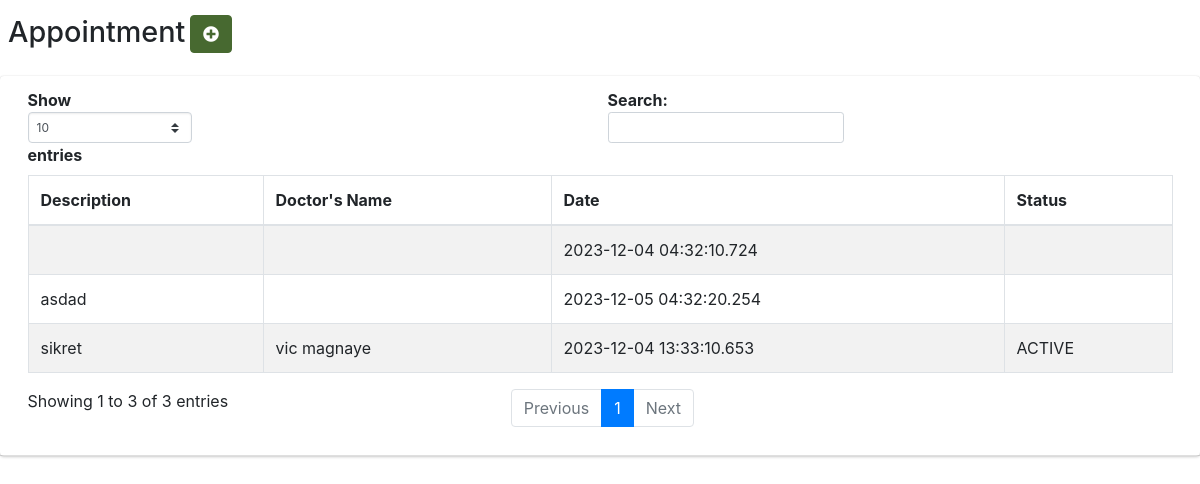
The page /user/appointment.php on the database as committed earlier.
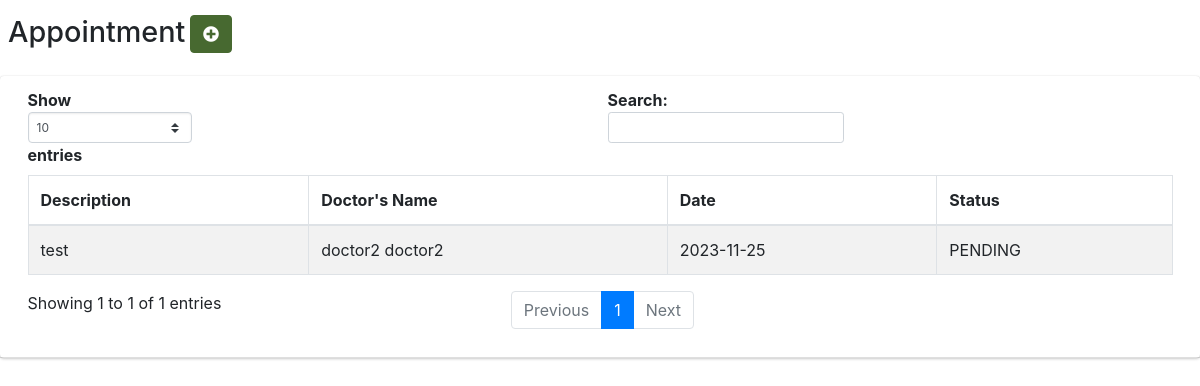
The same page on the database as committed later.
### tables this page shows
CREATE TABLE `appointment` (
  `appointment_id` int(11) NOT NULL,
  `description` varchar(255) NOT NULL,
  `doctor_id` varchar(255) NOT NULL,
  `date` date NOT NULL,
  `status` varchar(255) NOT NULL DEFAULT 'PENDING'
);

CREATE TABLE `doctor` (
  `doctor_id` int(11) NOT NULL,
  `first_name` varchar(255) NOT NULL,
  `middle_name` varchar(255) DEFAULT NULL,
  `last_name` varchar(255) NOT NULL,
  `suffix` varchar(255) NOT NULL,
  `specialist` varchar(255) NOT NULL,
  `id_number` varchar(255) NOT NULL,
  `barangay` varchar(255) NOT NULL
);

### user/appointment.php (the view, shortened to what this page needs)
<?php
include '../connectMySQL.php';
?>
<!DOCTYPE html>
<html>
<head>
  <link rel="stylesheet" href="../plugins/fontawesome-free/css/all.min.css">
  <link rel="stylesheet" href="../plugins/icheck-bootstrap/icheck-bootstrap.min.css">
  <link rel="stylesheet" href="../dist/css/adminlte.min.css?v=3.2.0">
  <link rel="stylesheet" href="../designs.css">
</head>
<body>
<section>
<div class="content-header">
<div class="container-fluid">
<div class="row mb-2">
<div class="col-sm-6 row">
<h1 class="m-0">Appointment</h1>&nbsp<button class="btn btn-info-new create_appointment"><i class="fas fa-plus-circle"></i></button>
</div>
</div>
</div>
</div>
<div class="content">
    <div class="card">
        <div class="card-header border-1">
            <div class="d-flex flex-row justify-content-end">
                <?php
                $query = "SELECT *,concat(b.first_name,' ',b.last_name) as doc_name FROM appointment a
                left join doctor b on b.doctor_id = a.doctor_id ";
                $result = $conn->query($query);
                echo "<div id='successz' class = 'col-lg-12'>
                <table class='table table-bordered table-striped dataTable dtr-inline ' id='table'>
                <thead><tr>
                <th nowrap>Description</th>
                <th nowrap>Doctor's Name</th>
                <th nowrap>Date</th>
                <th nowrap>Status</th>
                </tr></thead><tbody>";
                while ($row = $result->fetch_assoc()) {
                    echo "<tr role='row'>";
                    echo "<td>" . $row['description'] . "</td>";
                    echo "<td>" . $row['doc_name'] . "</td>";
                    echo "<td>" . $row['date'] . "</td>";
                    echo "<td>" . $row['status'] . "</td>";
                }
                ?>
              </div>
            </div>
          </div>
        </div>
</section>
</body>
</html>

### designs.css (style rules this page uses)
.btn-info-new { color: #fff; background-color: #476930; border-color: #476930; box-shadow: none; }

Rows that differ between the two databases and show on the page:
removed appointment: description "sikret", doc_name "vic magnaye", date "2023-12-04 13:33:10.653", doctor.status "ACTIVE"
removed appointment: date "2023-12-04 04:32:10.724"
removed appointment: description "asdad", date "2023-12-05 04:32:20.254"
added appointment: description "test", doc_name "doctor2 doctor2", date "2023-11-25", status "PENDING"
Other text that changed with them:
text written by a page script: "Show entries Search: Showing 1 to 3 of 3 entries Previous 1 Next" → "Show entries Search: Showing 1 to 1 of 1 entries Previous 1 Next"
